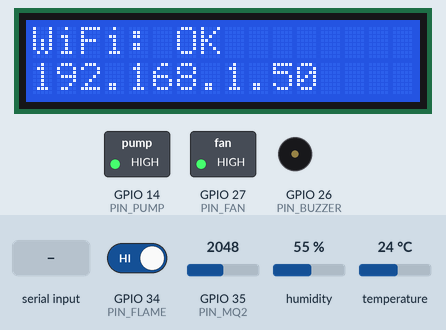
Simulated run of this sketch. Board: ESP32. On the bench: 16×2 character LCD, switched loads named in the sketch (green lamp = pin HIGH), buzzer (waves = sounding, pin HIGH). The inputs (shaded band) are chosen by the test bench; at power-on: GPIO 35 (PIN_MQ2) = 2048, humidity 55 %, GPIO 34 (PIN_FLAME) HIGH, temperature 24 °C. WiFi joins after 1.5 s; servers stay silent unless stated; uploads are accepted with an empty reply; what the sketch prints to the serial monitor is not drawn.

Above: at 1.7 s.
4.4 s: GPIO 35 (PIN_MQ2) set to 739
At 8.4 s:
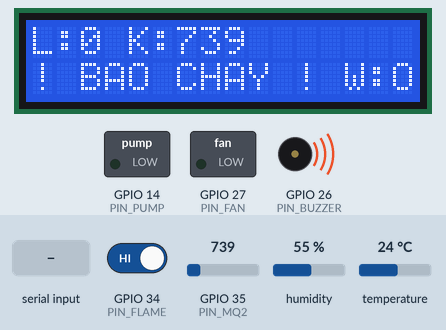
9.3 s: GPIO 35 (PIN_MQ2) set to 636
At 15.5 s:
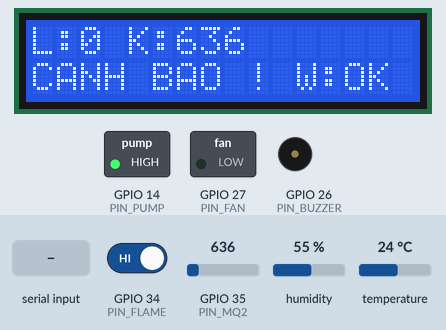
16.6 s: "t" received over Serial
At 17.3 s:
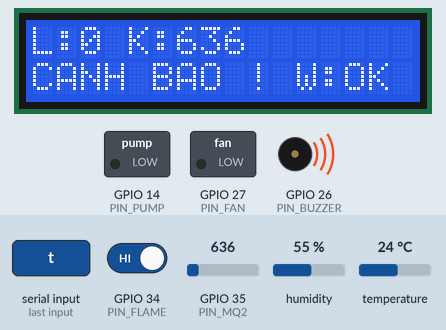
19.1 s: humidity set to 22 %
At 19.3 s:
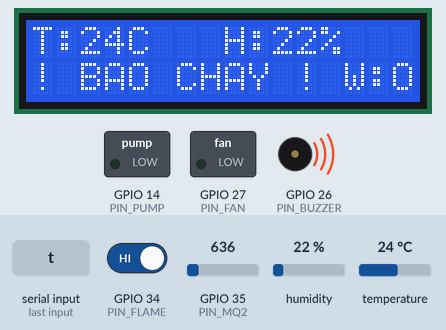
21.3 s: "T" received over Serial
At 22.5 s:
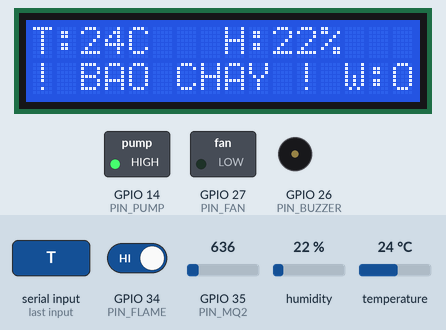
24.6 s: GPIO 35 (PIN_MQ2) set to 543
At 32.3 s:
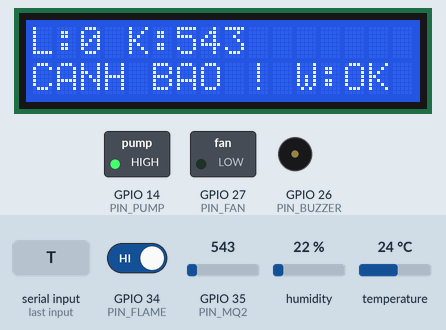
32.6 s: GPIO 35 (PIN_MQ2) set to 469
Timing chart, 0 to 35.6 s (numbered marks = the images above; inputs shaded):
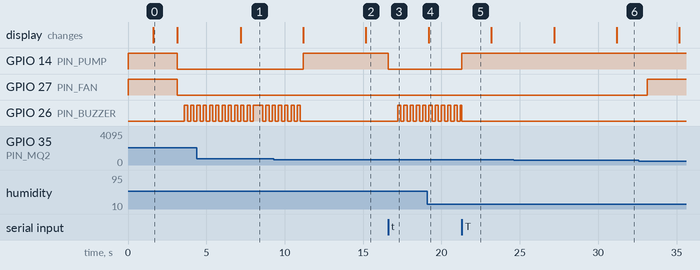

Measured:
- the behaviour switches between 700 and 699 on GPIO 35 (PIN_MQ2) (found by bisection; images 1 and 2)
- after the input at 4.4 s, the display: changes after 2.8 s (image 1)
- after the input at 9.3 s, GPIO 14 (PIN_PUMP): LOW → HIGH after 1.9 s; GPIO 26 (PIN_BUZZER): goes on until 11.0 s, then stays LOW; the display: first changes after 1.9 s (image 2 shows a later state)
- after the input at 16.6 s, GPIO 14 (PIN_PUMP): HIGH → LOW at once; GPIO 26 (PIN_BUZZER): alternates HIGH for 0.20 s and LOW for 0.20 s, starting after 0.60 s
- after the input at 19.1 s, the display: changes after 0.10 s (image 4)
- after the input at 21.3 s, GPIO 14 (PIN_PUMP): LOW → HIGH at once
- after the input at 24.6 s, the display: first differs from a run without the input after 6.6 s (image 6)
- after the input at 32.6 s, GPIO 27 (PIN_FAN): LOW → HIGH after 0.53 s

The sketch:

esp32_fire_alarm.ino
```cpp
// =====================================================================
// DO AN TOT NGHIEP - HE THONG BAO CHAY THONG MINH
// ESP32 + cam bien lua (bao chua) + MQ2 (khoi) + DHT11 (nhiet do)
//       + quat hut khoi + coi bao + bom nuoc + LCD 16x2 I2C
//       + gui du lieu JSON len server Python (HTTP POST)
// ---------------------------------------------------------------------
// Thu vien can cai (Arduino IDE -> Tools -> Manage Libraries):
//   - LiquidCrystal_I2C  (Frank de Brabander)
//   - DHT sensor library (Adafruit)
//   - Adafruit Unified Sensor
// =====================================================================
#include <WiFi.h>
#include <HTTPClient.h>
#include <Wire.h>
#include <LiquidCrystal_I2C.h>
#include <DHT.h>

// ---------------- CAU HINH MANG & SERVER ----------------
const char* WIFI_SSID  = "";
const char* WIFI_PASS  = "";
// IP cua may chay server (chay `ipconfig` de xem IPv4)
// Chay server TRUOC de doc API key trong console, hoac tao tren web
// (web -> Them thiet bi). Sau do chen vao day truoc khi nap.
const char* API_KEY     = "2a6cc78ac6934718514d80d1e0539375";
const char* SERVER_URL  = "http://192.168.1.110:5000/api/data";
const char* COMMAND_URL = "http://192.168.1.110:5000/api/command";
const char* DEVICE_ID   = "esp32-fire-01";

// ---------------- CAM BIEN ----------------
// CAME BIEN LUA    : module 3 chan (VCC / GND / D0) -> D0 noi GPIO34
//   + Nen cap VCC = 3.3V (quan GT hoac chia dao VCC 5V)
//   + Neu Serial luon hien sao Leonardo chan sau -> doi FLAME_D0_ACTIVE_HIGH
const int   PIN_FLAME = 34;              // chi doc duoc (34-39), digitalRead OK
const bool  FLAME_D0_ACTIVE_HIGH = false; // true: D0 HIGH = co lua; false: nguoc lai
const int   PIN_MQ2   = 35;   // dao dong cua cam bien khoi MQ2
const int   PIN_DHT   = 4;    // chan du lieu DHT11
#define DHT_TYPE DHT11

// ---------------- THIET BI DAU RA ----------------
const int   PIN_BUZZER = 26;  // coi bao
const int   PIN_FAN    = 27;  // relay 1 -> quat hut khoi
const int   PIN_PUMP   = 14;  // relay 2 -> bom nuoc chua chay
const bool  RELAY_ACTIVE_LOW  = true;   // Đổi thành false vì module của bạn cần mức HIGH (hoặc chạm GND kêu thì tùy loại, nhưng chạm GND kêu nghĩa là cần đảo chiều)
const bool  BUZZER_ACTIVE_LOW = false;  // doi true neu coi dung chan HIGH = tat

// ---------------- NGUONG BAO CHAY ----------------
const int   FLAME_THRESHOLD = 1500;  // module 3 chan chi co D0 -> flameVal = 0 hoac 4095
                                     // (409 5 >= 1500 = co lua); giu neu dung ban AO
const int   SMOKE_WARN      = 500;   // canh bao khoi
const int   SMOKE_ALARM     = 700;   // bao chay do khoi
const float TEMP_WARN       = 40.0;  // DHT11 chi doc duoc toi da 50 do C
const float TEMP_ALARM      = 45.0;

// ---------------- CHU KY LAM VIEC ----------------
const unsigned long SENSOR_MS = 2000;   // doc cam bien 2s/lan (DHT11 toi thieu 1-2s)
const unsigned long POST_MS   = 5000;   // gui du lieu len server 5s/lan
const unsigned long LCD_MS    = 2500;   // doi trang man hinh LCD
const unsigned long WIFI_MS   = 10000;  // thu ket noi lai WiFi

enum State { ST_NORMAL, ST_WARN, ST_ALARM };

DHT dht(PIN_DHT, DHT_TYPE);
LiquidCrystal_I2C lcd(0x27, 16, 2);  // doi dia chi 0x3F neu I2C Scanner bao 0x3F

int   flameVal = 0, smokeVal = 0;
float temp = 0, humi = 0;
State st = ST_NORMAL, effState = ST_NORMAL;
bool  alarmTest = false;   // lenh serial 't' de thu coi/bom
bool  manualAlarm = false; // lenh "bao chay thu cong" tu web (server)
bool  stateChanged = false, lastPostOk = false;
unsigned long lastRead = 0, lastPost = 0, lastLcd = 0, lastWifiTry = 0;
int lcdPage = 0;

// ---------------- HAM HO TRO ----------------
void setRelay(int pin, bool on) {
  digitalWrite(pin, RELAY_ACTIVE_LOW ? !on : on);
}
void setBuzzer(bool on) {
  digitalWrite(PIN_BUZZER, BUZZER_ACTIVE_LOW ? !on : on);
}
const char* stateName(State s) {
  switch (s) {
    case ST_WARN:  return "WARNING";
    case ST_ALARM: return "ALARM";
    default:       return "NORMAL";
  }
}
const char* stateText(State s) {   // van ban hien tren LCD
  switch (s) {
    case ST_WARN:  return "CANH BAO !";
    case ST_ALARM: return "! BAO CHAY !";
    default:       return "AN TOAN";
  }
}

// ---------------- DOC CAM BIEN ----------------
void readSensors() {
  bool flameHit = (digitalRead(PIN_FLAME) == (FLAME_D0_ACTIVE_HIGH ? HIGH : LOW));
  flameVal = flameHit ? 4095 : 0;     // quy ve ADC 0/4095 giong ban AO chong JSON
  smokeVal = analogRead(PIN_MQ2);
  float t = dht.readTemperature();
  float h = dht.readHumidity();
  if (isnan(t) || isnan(h)) {
    Serial.println("[DHT11] khong doc duoc, giu gia tri cu");
  } else {
    temp = t;
    humi = h;
  }
}

// ---------------- QUYET DINH TRANG THAI ----------------
void evaluateState() {
  State raw = ST_NORMAL;
  if (flameVal >= FLAME_THRESHOLD || smokeVal >= SMOKE_ALARM || temp >= TEMP_ALARM)
    raw = ST_ALARM;
  else if (smokeVal >= SMOKE_WARN || temp >= TEMP_WARN)
    raw = ST_WARN;

  State prev = effState;
  st = raw;
  effState = (alarmTest || manualAlarm) ? ST_ALARM : raw;  // test serial / web manual
  if (effState != prev) stateChanged = true;
}

// ---------------- DIEU KHIEN THIET BI ----------------
void applyOutputs() {
  bool alarm = (effState == ST_ALARM);
  bool warn  = (effState == ST_WARN);

  setRelay(PIN_FAN, alarm || warn);   // quat: hut khoi khi co canh bao
  setRelay(PIN_PUMP, alarm);          // bom: chi chay khi bao chay
  // coi: keu nhap nhay 200ms khi bao chay
  setBuzzer(alarm && ((millis() % 400) < 200));
}

// ---------------- HINH LCD 16x2 ----------------
void renderLCD() {
  if (millis() - lastLcd < LCD_MS) return;
  lastLcd = millis();
  lcdPage = (lcdPage + 1) % 2;
  lcd.clear();
  lcd.setCursor(0, 0);
  char l1[17];
  if (lcdPage == 0) {
    snprintf(l1, sizeof(l1), "T:%dC   H:%d%%", (int)temp, (int)humi);
  } else {
    snprintf(l1, sizeof(l1), "L:%d K:%d", flameVal, smokeVal);  // L = lua, K = khoi
  }
  lcd.print(l1);
  lcd.setCursor(0, 1);
  lcd.print(stateText(effState));
  lcd.print(WiFi.status() == WL_CONNECTED ? " W:OK" : " W:--");
}

// ---------------- GUI LEN SERVER ----------------
bool postReading() {
  if (WiFi.status() != WL_CONNECTED) return false;

  String body = "{";
  body += "\"device_id\":\"" + String(DEVICE_ID) + "\",";
  body += "\"temperature\":" + String(temp, 1) + ",";
  body += "\"humidity\":" + String(humi, 1) + ",";
  body += "\"flame\":" + String(flameVal) + ",";
  body += "\"smoke\":" + String(smokeVal) + ",";
  body += "\"flame_detected\":" + String((flameVal >= FLAME_THRESHOLD) ? "true" : "false") + ",";
  body += "\"alarm\":" + String((effState == ST_ALARM) ? "true" : "false") + ",";
  body += "\"state\":\"" + String(stateName(effState)) + "\"";
  body += "}";

  HTTPClient http;
  http.begin(SERVER_URL);
  http.addHeader("Content-Type", "application/json");
    http.addHeader("X-Api-Key", API_KEY);
    http.setTimeout(3000);
    int code = http.POST(body);
    http.end();
    return (code == 200 || code == 201);
  }

  // ---------------- DOC LENH TU SERVER (bao chay thu cong / ACK) ----------------
  void fetchCommand() {
    if (WiFi.status() != WL_CONNECTED) return;
    HTTPClient http;
    http.begin(COMMAND_URL);
    http.addHeader("X-Api-Key", API_KEY);
    http.setTimeout(3000);
    int code = http.GET();
    bool manual = false;
    if (code == 200) {
      String payload = http.getString();
      manual = payload.indexOf("\"manual_alarm\": true") >= 0
            || payload.indexOf("\"manual_alarm\":true") >= 0;
    }
    http.end();
    if (code == 200 && manual != manualAlarm) {
      manualAlarm = manual;
      evaluateState();
      Serial.println(manualAlarm ? "[CMD] Web rang buoc BAO CHAY THU CONG"
                                 : "[CMD] Huy bao chay thu cong (ACK)");
    }
  }

// ---------------- WIFI ----------------
void maintainWifi() {
  if (WiFi.status() == WL_CONNECTED) return;
  if (millis() - lastWifiTry < WIFI_MS) return;
  lastWifiTry = millis();
  Serial.println("[WiFi] mat ket noi, thu lai...");
  WiFi.disconnect();
  WiFi.begin(WIFI_SSID, WIFI_PASS);
}

// ---------------- LENH SERIAL ----------------
void handleSerial() {
  if (!Serial.available()) return;
  char c = Serial.read();
  if (c == 't' || c == 'T') {          // bat/tat che do thu bao chay
    alarmTest = !alarmTest;
    evaluateState();
    Serial.println(alarmTest ? "[TEST] bat Che do thu bao chay"
                             : "[TEST] tat Che do thu bao chay");
  }
}

void setup() {
  Serial.begin(115200);
  pinMode(PIN_FLAME, INPUT);   // cam bien lua (D0) - GPIO34 chi doc, module san day ra
  pinMode(PIN_BUZZER, OUTPUT);
  pinMode(PIN_FAN, OUTPUT);
  pinMode(PIN_PUMP, OUTPUT);
  setBuzzer(false); setRelay(PIN_FAN, false); setRelay(PIN_PUMP, false);

  lcd.init();
  lcd.backlight();
  lcd.setCursor(0, 0); lcd.print("HE THONG BAO CHAY");
  lcd.setCursor(0, 1); lcd.print("Dang ket noi...");
  dht.begin();

  WiFi.mode(WIFI_STA);
  WiFi.begin(WIFI_SSID, WIFI_PASS);
  unsigned long start = millis();
  while (WiFi.status() != WL_CONNECTED && millis() - start < 15000) delay(250);
  lcd.clear();
  if (WiFi.status() == WL_CONNECTED) {
    Serial.printf("[WiFi] connected, IP: %s\n", WiFi.localIP().toString().c_str());
    lcd.setCursor(0, 0); lcd.print("WiFi: OK");
    lcd.setCursor(0, 1); lcd.print(WiFi.localIP());
    delay(1500);
    lcd.clear();
  } else {
    Serial.println("[WiFi] khong ket noi duoc (se thu lai sau)");
  }
  lastLcd = millis();
}

void loop() {
  maintainWifi();
  unsigned long now = millis();

  if (now - lastRead >= SENSOR_MS) {
    lastRead = now;
    readSensors();
    evaluateState();
    renderLCD();
    Serial.printf("lua=%d khoi=%d t=%.1fC h=%.1f%% state=%s\n",
                  flameVal, smokeVal, temp, humi, stateName(effState));
  }
  applyOutputs();   // goi moi loop de coi nhap nhay lian tuc khi bao chay

  if (stateChanged || now - lastPost >= POST_MS) {
    stateChanged = false;
    lastPost = now;
    lastPostOk = postReading();
    Serial.println(lastPostOk ? "[HTTP] gui len server OK"
                              : "[HTTP] loi / server dang offline");
        fetchCommand();
      }

  handleSerial();
}
```
